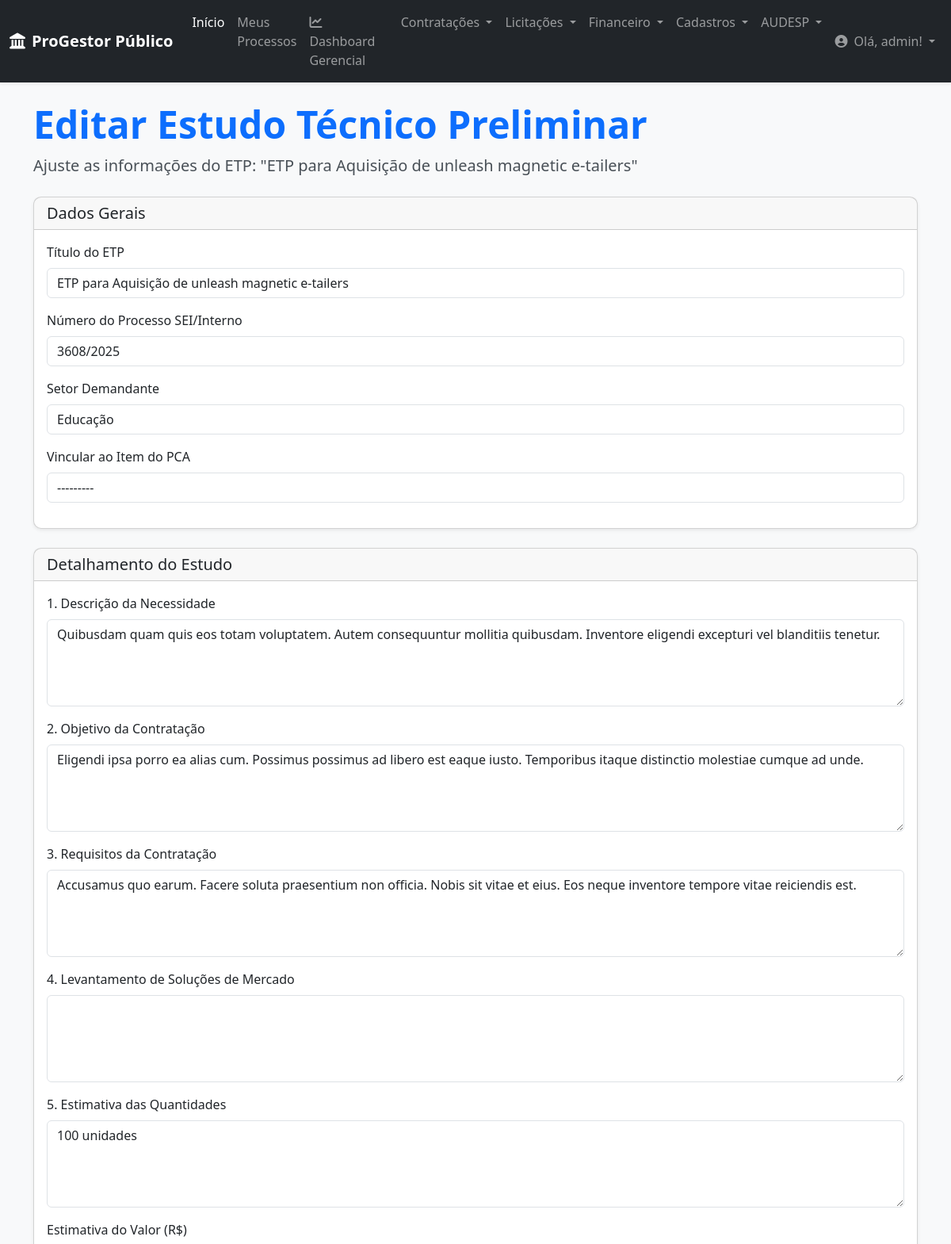
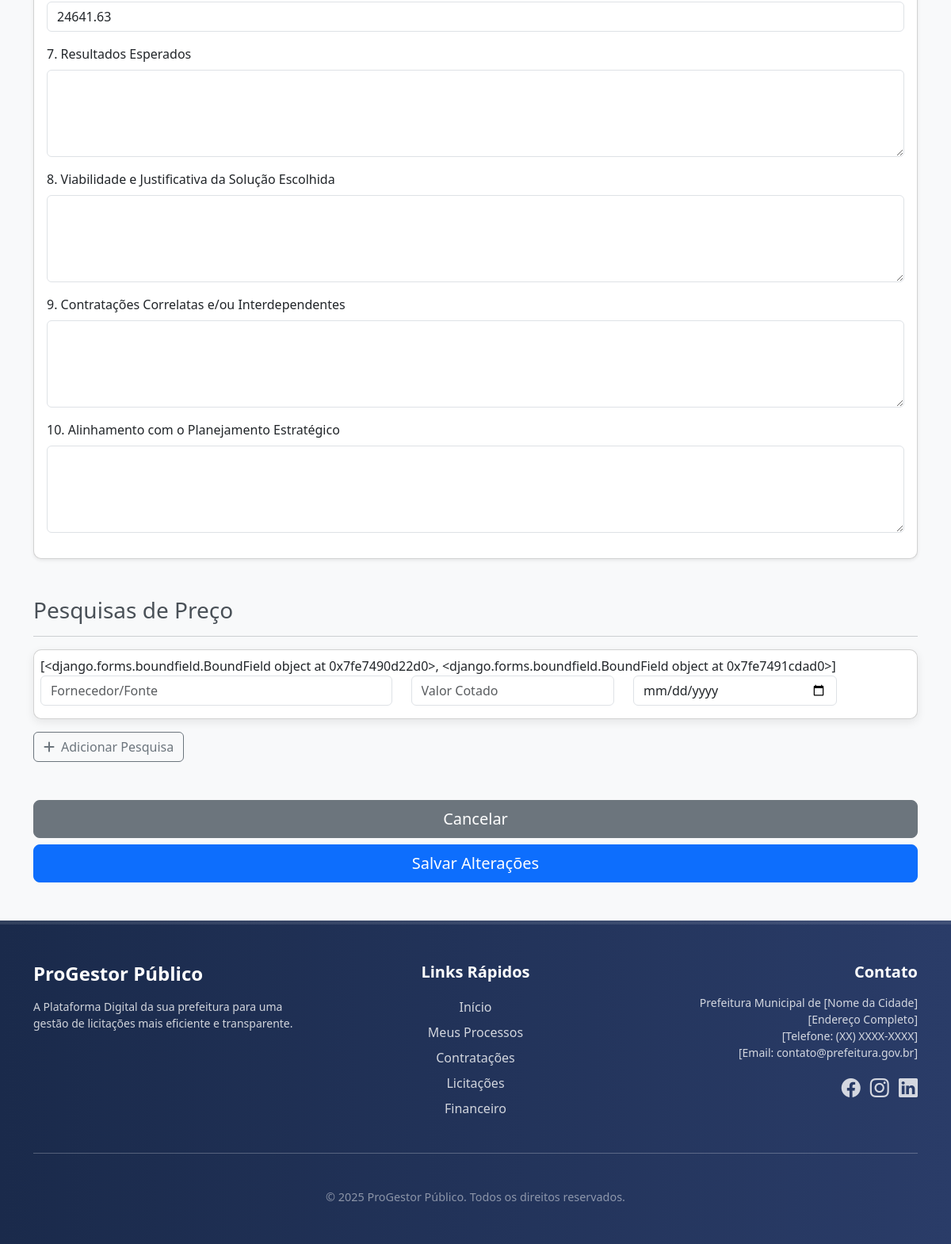
The page /contratacoes/etps/16/editar/ (signed in) on the database its author committed (2 pictures, top to bottom).
### contratacoes/models.py (models this page shows, shortened)
class ETP(models.Model):
    processo_vinculado = models.OneToOneField(
        Processo,
        on_delete=models.CASCADE,
        null=True, blank=True,
        related_name='etp_documento',
        verbose_name="Processo Principal (ProGestor Público)"
    )
    titulo = models.CharField(
        max_length=255,
        verbose_name="Título do ETP",
        help_text="Título descritivo do Estudo Técnico Preliminar."
    )
    numero_processo = models.CharField(
        max_length=50,
        unique=True,
        verbose_name="Número do Processo SEI/Interno",
        help_text="Número do processo administrativo relacionado a este ETP."
    )
    data_criacao = models.DateField(
        auto_now_add=True,
        verbose_name="Data de Criação"
    )
    data_ultima_atualizacao = models.DateTimeField(auto_now=True)
    setor_demandante = models.CharField(
        max_length=100,
        verbose_name="Setor Demandante",
        help_text="Nome do setor que solicitou a contratação."
    )
    autor = models.ForeignKey(
        settings.AUTH_USER_MODEL,
        on_delete=models.SET_NULL,
        null=True,
        blank=True,
        verbose_name="Elaborador"
    )
    descricao_necessidade = models.TextField(
        verbose_name="1. Descrição da Necessidade",
        help_text="Detalhe o problema a ser resolvido ou a necessidade."
    )
    objetivo_contratacao = models.TextField(
        verbose_name="2. Objetivo da Contratação",
        help_text="Qual o resultado esperado com a contratação?"
    )
    requisitos_contratacao = models.TextField(
        verbose_name="3. Requisitos da Contratação",
        help_text="Características mínimas que a solução deve ter."
    )
    levantamento_solucoes_mercado = models.TextField(
        verbose_name="4. Levantamento de Soluções de Mercado",
        help_text="Pesquisa e análise das alternativas disponíveis no mercado."
    )
    estimativa_quantidades = models.TextField(
        verbose_name="5. Estimativa das Quantidades",
        help_text="Qual a quantidade/dimensão da contratação."
    )
    estimativa_valor = models.DecimalField(
        max_digits=15,
        decimal_places=2,
        null=True,
        blank=True,
        verbose_name="6. Estimativa do Valor da Contratação (R$)",
        help_text="Valor estimado da contratação."
    )
    resultados_esperados = models.TextField(
        verbose_name="7. Resultados Esperados",
        help_text="Benefícios que a contratação trará."
    )
    viabilidade_justificativa_solucao = models.TextField(
        verbose_name="8. Viabilidade e Justificativa da Solução Escolhida",
        help_text="Qual a melhor solução e por que é a melhor."
    )
    contratacoes_correlatas = models.TextField(
        verbose_name="9. Contratações Correlatas e/ou Interdependentes",
        null=True,
        blank=True,
        help_text="Essa contratação depende de outras?"
    )
    alinhamento_planejamento = models.TextField(
        verbose_name="10. Alinhamento com o Planejamento Estratégico",
        help_text="A contratação está de acordo com os objetivos maiores da instituição?"
    )
    status = models.CharField(
        max_length=30,
        choices=STATUS_DOCUMENTO_CHOICES,
        default='EM_ELABORACAO',
        verbose_name="Status do Documento"
    )
    observacoes_analise = models.TextField(
        blank=True,
        null=True,
        verbose_name="Observações da Análise"
    )
    item_pca_vinculado = models.ForeignKey(
        "ItemPCA",
        on_delete=models.SET_NULL,
        null=True,
        blank=True,
        verbose_name="Item do PCA Vinculado"
    )
    anexos = models.ManyToManyField(
        ArquivoAnexo, # <<< ATUALIZADO: Agora usa ArquivoAnexo do core
        blank=True,
        verbose_name="Anexos do ETP"
    )
    permissions = [
                ("pode_submeter_etp_analise", "Pode submeter ETP para análise de requerimentos"),
                ("pode_aprovar_etp_analise", "Pode aprovar ETP pela Análise de Requerimentos"),
                ("pode_recusar_etp_analise", "Pode recusar ETP pela Análise de Requerimentos"),
                ("pode_aprovar_etp_orcamento", "Pode aprovar ETP pelo Setor de Orçamento"),
                ("pode_recusar_etp_orcamento", "Pode recusar ETP pelo Setor de Orçamento"),
            ]
    class Meta:
        verbose_name = "Estudo Técnico Preliminar (ETP)"
        verbose_name_plural = "Estudos Técnicos Preliminares (ETP)"
        ordering = ['-data_criacao']

### contratacoes/views.py (the view)
# urls.py: path('etps/<int:pk>/editar/', views.editar_etp, name='editar_etp'),
@login_required
def editar_etp(request, pk):
    etp = get_object_or_404(ETP, pk=pk)
    if etp.autor != request.user and not request.user.is_superuser:
        messages.error(request, 'Você não tem permissão para editar este ETP.')
        return redirect('contratacoes:detalhar_etp', pk=etp.pk)
    if request.method == 'POST':
        form = ETPForm(request.POST, instance=etp)
        pesquisas_formset = PesquisaPrecoFormSet(request.POST, instance=etp, prefix='pesquisas')
        pareceres_formset = ParecerTecnicoFormSet(request.POST, instance=etp, prefix='pareceres')
        if form.is_valid() and pesquisas_formset.is_valid() and pareceres_formset.is_valid():
            try:
                with transaction.atomic():
                    form.save()
                    pesquisas_formset.save()
                    pareceres_formset.save()
                    messages.success(request, 'ETP atualizado com sucesso!')
                    return redirect('contratacoes:detalhar_etp', pk=etp.pk)
            except Exception as e:
                print(f"!!!!!!!!!! ERRO AO SALVAR NA EDIÇÃO: {e} !!!!!!!!!!!")
                messages.error(request, f"Ocorreu um erro inesperado ao salvar: {e}")
        else:
            messages.error(request, 'Erro ao atualizar ETP. Verifique os campos.')
            print("ERROS (EDIÇÃO):", form.errors, pesquisas_formset.errors, pareceres_formset.errors)
    else: # GET request
        form = ETPForm(instance=etp)
        pesquisas_formset = PesquisaPrecoFormSet(instance=etp, prefix='pesquisas')
        pareceres_formset = ParecerTecnicoFormSet(instance=etp, prefix='pareceres')
    context = {
        'form': form,
        'pesquisas_formset': pesquisas_formset,
        'pareceres_formset': pareceres_formset,
        'etp': etp,
        'titulo_pagina': f'Editar ETP: {etp.titulo}',
    }
    return render(request, 'contratacoes/editar_etp.html', context)

### contratacoes/models.py (called while the page is built)
    def __str__(self):
        return f"{self.identificador_item} - {self.descricao_item} (PCA {self.pca.ano_vigencia})"

### core/context_processors.py (called while the page is built)
def global_context(request):
    return {
        'logo_url': 'img/logo_barueri.jpg', # Caminho do seu logo
        'ano_atual': datetime.date.today().year, # Opcional: para o footer de direitos autorais
    }

### contratacoes/templates/contratacoes/editar_etp.html (shortened to what this page needs)
{% extends 'base.html' %}
{% load widget_tweaks %}
{% block content %}
<div class="container mt-4 mb-5">
    <h1 class="display-5 fw-bold text-primary mb-2">Editar Estudo Técnico Preliminar</h1>
    <p class="lead mb-4">Ajuste as informações do ETP: "{{ etp.titulo }}"</p>
    <form method="post" novalidate>
        <div class="card shadow-sm mb-4">
            <div class="card-header"><h5 class="mb-0">Dados Gerais</h5></div>
            <div class="card-body">
                {% for field in form %}{% if field.name in "titulo,numero_processo,setor_demandante,item_pca_vinculado" %}
                <div class="mb-3">
                    <label class="form-label">{{ field.label }}</label>
                    {% render_field field class="form-control" %}
                </div>
                {% endif %}{% endfor %}
            </div>
        </div>
        <div class="card shadow-sm mb-4">
            <div class="card-header"><h5 class="mb-0">Detalhamento do Estudo</h5></div>
            <div class="card-body">
                {% for field in form %}{% if field.name not in "titulo,numero_processo,setor_demandante,item_pca_vinculado" %}
                <div class="mb-3">
                    <label class="form-label">{{ field.label }}</label>
                    {% render_field field class="form-control" rows="4" %}
                </div>
                {% endif %}{% endfor %}
            </div>
        </div>
        <h3 class="mt-5">Pesquisas de Preço</h3>
        <hr>
        <div id="pesquisa-formset-container">
            {% for p_form in pesquisas_formset %}
    <div class="card mb-3 p-2 formset-form {% if p_form.DELETE.value %}bg-danger-subtle border-danger{% endif %}">
            {{ p_form.hidden_fields }}
                    <div class="row align-items-center">
                        <div class="col-md-5 mb-2">{% render_field p_form.fornecedor class="form-control" placeholder="Fornecedor/Fonte" %}</div>
                        <div class="col-md-3 mb-2">{% render_field p_form.valor_cotado class="form-control" placeholder="Valor Cotado" %}</div>
                        <div class="col-md-3 mb-2">{% render_field p_form.data_pesquisa class="form-control" type="date" %}</div>
                    </div>
                </div>
            {% endfor %}
        </div>
        <button type="button" class="btn btn-outline-secondary mb-4" id="add-pesquisa-btn">
            <i class="fas fa-plus me-2"></i>Adicionar Pesquisa
        </button>
        <div class="d-grid gap-2 mt-4">
            <a href="{% url 'contratacoes:detalhar_etp' pk=etp.pk %}" class="btn btn-secondary btn-lg">Cancelar</a>
            <button type="submit" class="btn btn-primary btn-lg">Salvar Alterações</button>
        </div>
    </form>
</div>
{% endblock content %}

### core/templates/core/navbar.html (shortened to what this page needs)
<nav class="navbar navbar-expand-lg navbar-dark bg-dark shadow-sm">
    <div class="container-fluid">
        <a class="navbar-brand fw-bold" href="{% url 'core:home' %}">
            <i class="fas fa-landmark me-2"></i>ProGestor Público
        </a>
        <div class="collapse navbar-collapse" id="navbarNavDropdown">
            <ul class="navbar-nav me-auto mb-2 mb-lg-0">
                <li class="nav-item">
                    <a class="nav-link active" aria-current="page" href="{% url 'core:home' %}">Início</a>
                </li>
                <li class="nav-item">
                    <a class="nav-link" href="{% url 'core:meus_processos' %}">Meus Processos</a>
                </li>
                <li class="nav-item">
                    <a class="nav-link" href="{% url 'core:dashboard_gerencial' %}">
                        <i class="fas fa-chart-line me-1"></i>Dashboard Gerencial
                    </a>
                </li>
                <li class="nav-item dropdown">
                    <a class="nav-link dropdown-toggle" href="#" id="navbarContratacoes" role="button" data-bs-toggle="dropdown" aria-expanded="false">
                        Contratações
                    </a>
                </li>
                <li class="nav-item dropdown">
                    <a class="nav-link dropdown-toggle" href="#" id="navbarLicitacoes" role="button" data-bs-toggle="dropdown" aria-expanded="false">
                        Licitações
                    </a>
                </li>
                <li class="nav-item dropdown">
                    <a class="nav-link dropdown-toggle" href="#" id="navbarFinanceiro" role="button" data-bs-toggle="dropdown" aria-expanded="false">
                        Financeiro
                    </a>
                </li>
                <li class="nav-item dropdown">
                    <a class="nav-link dropdown-toggle" href="#" id="navbarCadastros" role="button" data-bs-toggle="dropdown" aria-expanded="false">
                        Cadastros
                    </a>
                </li>
                <li class="nav-item dropdown">
                    <a class="nav-link dropdown-toggle" href="#" id="navbarAudesp" role="button" data-bs-toggle="dropdown" aria-expanded="false">
                        AUDESP
                    </a>
                </li>
            </ul>
            <ul class="navbar-nav">
                {% if user.is_authenticated %}
                    <li class="nav-item dropdown">
                        <a class="nav-link dropdown-toggle" href="#" id="navbarUserDropdown" role="button" data-bs-toggle="dropdown" aria-expanded="false">
                            <i class="fas fa-user-circle me-1"></i> Olá, {{ user.username }}!
                        </a>
                    </li>
                {% else %}
                    <li class="nav-item">
                        <a class="nav-link" href="{% url 'account_login' %}">Entrar</a>
                    </li>
                {% endif %}
            </ul>
        </div>
    </div>
</nav>

### core/templates/base.html (style rules this page uses)
:root { --primary-color: #0056b3; --secondary-color: #337ab7; --dark-blue: #1a2a4b; --light-grey: #f8f9fa; --medium-grey: #e9ecef; --text-dark: #495057; --text-light: #ffffff; }
body { display: flex; flex-direction: column; min-height: 100vh; font-family: 'Segoe UI', Roboto, 'Helvetica Neue', Arial, sans-serif; background-color: var(--light-grey); color: var(--text-dark); }
.navbar { box-shadow: 0 2px 4px rgba(0,0,0,.08); }
.card { border-radius: 10px; box-shadow: 0 4px 12px rgba(0,0,0,.08); transition: transform 0.2s ease-in-out; }

### rows shown on the page
ETP: titulo "ETP para Aquisição de unleash magnetic e-tailers", titulo "ETP para Aquisição de unleash magnetic e-tailers" "3608/2025" "Educação" "---------", descricao_necessidade "Quibusdam quam quis eos totam voluptatem. Autem consequuntur mollitia quibusdam. Inventore eligendi excepturi vel blanditiis tenetur." "Eligendi ipsa porro ea alias cum. Possimus possimus ad libero est eaque iusto. Temporibus itaque distinctio molestiae cumque ad unde." "Accusamus quo earum. Facere soluta praesentium non officia. Nobis sit vitae et eius. Eos neque inventore tempore vitae reiciendis est." "100 unidades" "24641.63"

### other values the page prints
{{ user.username }} "admin"
{{ field.label }} "Título do ETP" "Número do Processo SEI/Interno" "Setor Demandante" "Vincular ao Item do PCA"
{{ field.label }} "1. Descrição da Necessidade" "2. Objetivo da Contratação" "3. Requisitos da Contratação" "4. Levantamento de Soluções de Mercado" "5. Estimativa das Quantidades" "Estimativa do Valor (R$)" "7. Resultados Esperados" "8. Viabilidade e Justificativa da Solução Escolhida" "9. Contratações Correlatas e/ou Interdependentes" "10. Alinhamento com o Planejamento Estratégico"
{{ p_form.hidden_fields }} "[<django.forms.boundfield.BoundField object at 0x7fe7490d22d0>, <django.forms.boundfield.BoundField object at 0x7fe7491cdad0>]"
